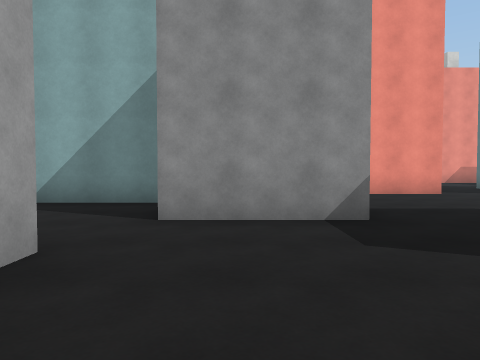
[1] (above)

16 first-person views from a walk through a 3-D level made in the Unity game engine. The camera is 1.3 m above the floor, tilts 2° down and sees 70° across. The floor is counted in squares, 2 m on a side. Each view is taken from the middle of a square. On the plan, view 1 faces up. The plan holds only what a view shows up to about 10 squares ahead; the rest is blank. The place goes on beyond the plan. Surface patterns are stand-ins for the level's own textures.

[2]
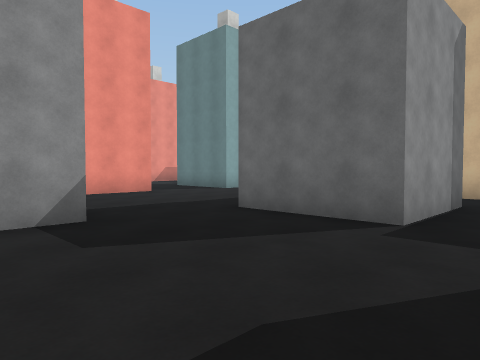

[3]
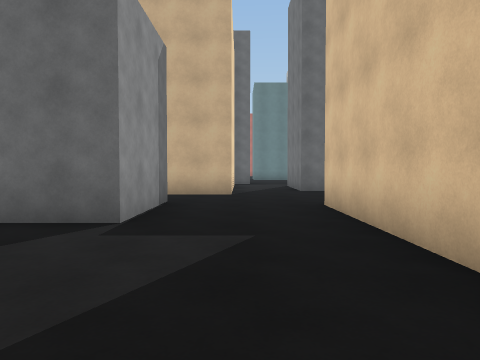

[4]
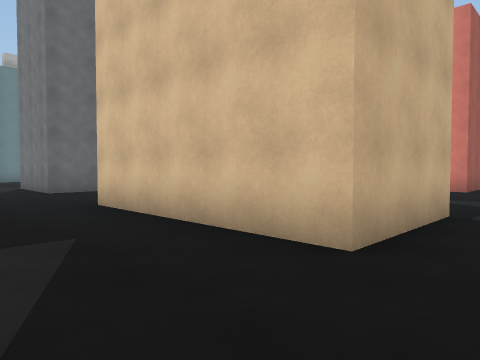

[5]
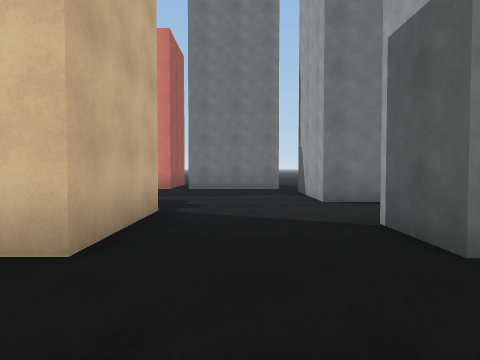

[6]
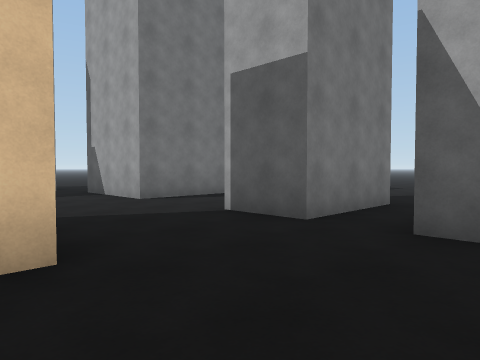

[7]
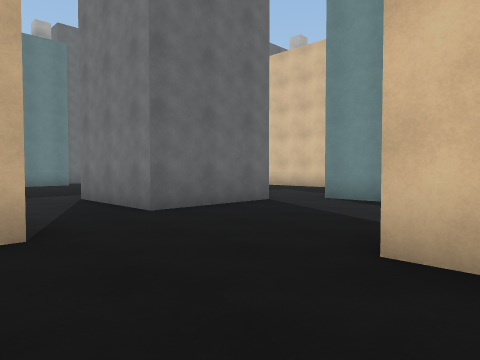

[8]
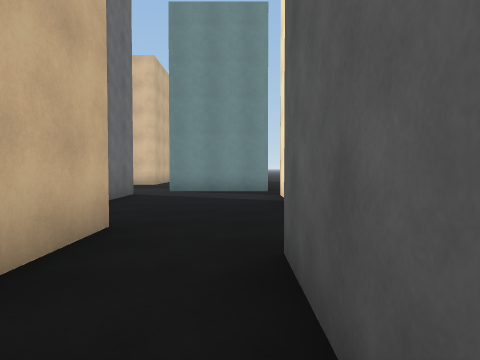

[9]
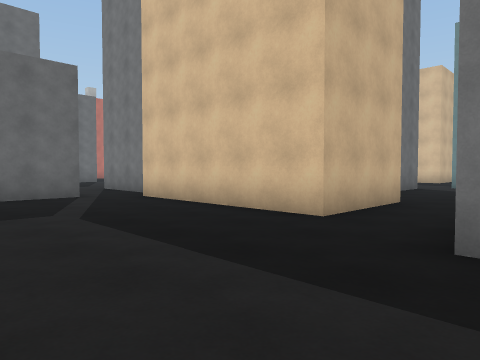

[10]
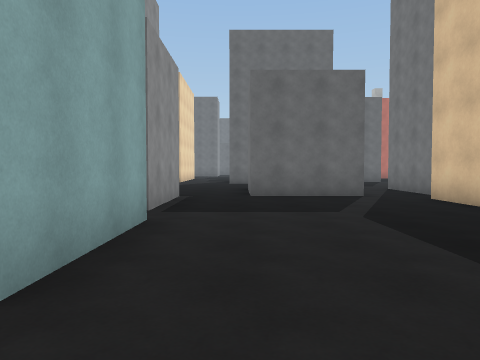

[11]
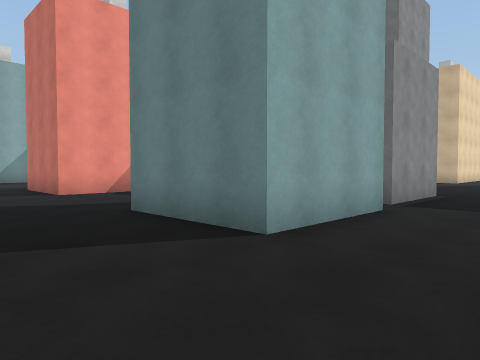

[12]
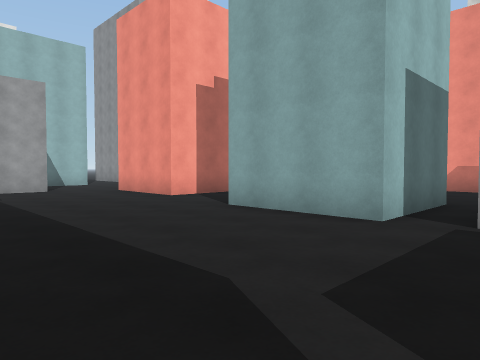

[13]
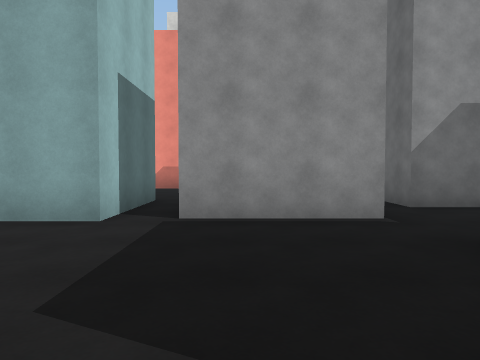

[14]
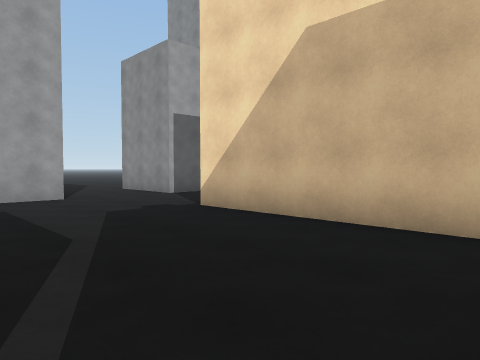

[15]
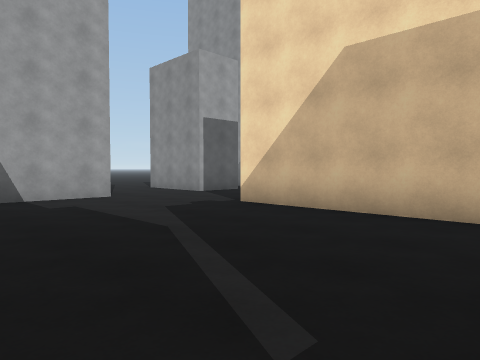

[16]
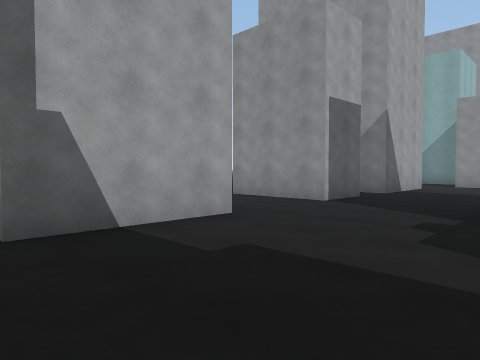

### Floor plan
Points are (right, up) in squares from view 1. A wall is a line through its corners. A room is listed if a view was taken in it or the views show most of it. See-through windows are left out.
Room 1 (views 1, 2, 3, 4, 5, 6, 7, 14, 15, 16)
walls: (5.4, -4.2) (1.3, -4.2) (1.3, -1.5) (6.1, -1.5); (6, -3.4) (6, -4.2); (-4.4, -1.5) (-1.6, -1.5) (-1.6, -3) (-4.4, -3); (-4, -5.6) (-1.6, -5.6) (-1.6, -8.4); (6.1, -5.6) (9, -5.6); (-1.6, 2.8) (-1.6, -0.2) (-2.2, -0.2); (1.6, 4.3) (-1.1, 4.3); (8.5, 0.1) (8.5, 3); (6.7, 3.6) (6.7, 1.4) (4, 1.4) (4, 4.1); (9.6, -4.6) (9.6, -1.7) (11.5, -1.7)
ways out: opening at (2.5, 5) to room 2; opening at (7.5, 2.5) to room 2; opening at (-1.5, 3.5); opening at (9, -5); opening at (10.5, -0.5)
Room 2 (views 8, 9, 10, 11, 12, 13)
walls: (8.5, 3) (13.2, 3); (5.1, 10.5) (5.1, 8.6) (2.4, 8.6); (10.3, 11) (10.3, 8.2) (7.5, 8.2) (7.5, 11); (13.9, 8.4) (11.1, 8.4); (1.6, 7) (1.6, 5.8); (14, 4) (14, 6.7)
ways out: opening at (2.5, 5) to room 1; opening at (7.5, 2.5) to room 1; opening at (2, 8.5); opening at (6.5, 11.5); opening at (11, 11); opening at (14, 7.5)

Where each view was taken, in squares from view 1:
view 1: 0 up, 0 right, facing up
view 2: 0 up, 0 right, facing up-right
view 3: 0 up, 0 right, facing right
view 4: 1 up, 0 right, facing down-right
view 5: 1 up, 0 right, facing down
view 6: 1 up, 2 right, facing down-left
view 7: 1 up, 5 right, facing down-right
view 8: 4 up, 7 right, facing down
view 9: 7 up, 6 right, facing down-right
view 10: 7 up, 6 right, facing right
view 11: 6 up, 5 right, facing up-right
view 12: 4 up, 12 right, facing up-left
view 13: 4 up, 12 right, facing up
view 14: 8 down, 6 right, facing up-left
view 15: 9 down, 6 right, facing up-left
view 16: 9 down, 2 right, facing up-left
